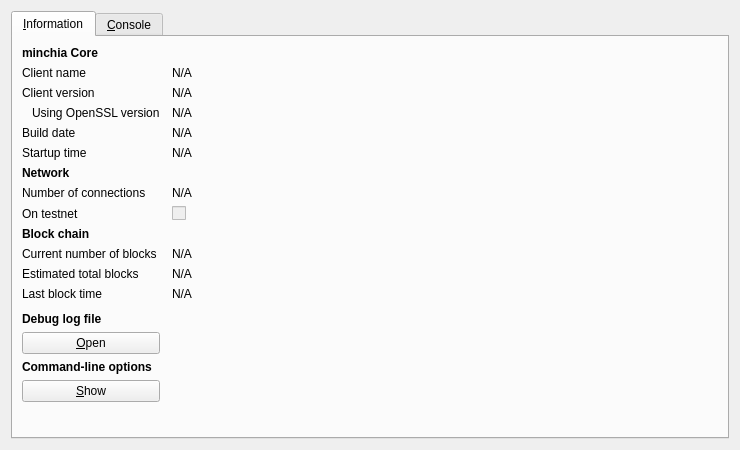
<?xml version="1.0" encoding="UTF-8"?>
<ui version="4.0">
 <class>RPCConsole</class>
 <widget class="QDialog" name="RPCConsole">
  <property name="geometry">
   <rect>
    <x>0</x>
    <y>0</y>
    <width>740</width>
    <height>450</height>
   </rect>
  </property>
  <property name="windowTitle">
   <string>minchia - Debug window</string>
  </property>
  <layout class="QVBoxLayout" name="verticalLayout_2">
   <item>
    <widget class="QTabWidget" name="tabWidget">
     <property name="currentIndex">
      <number>0</number>
     </property>
     <widget class="QWidget" name="tab_info">
      <attribute name="title">
       <string>&amp;Information</string>
      </attribute>
      <layout class="QGridLayout" name="gridLayout" columnstretch="0,1">
       <property name="horizontalSpacing">
        <number>12</number>
       </property>
       <item row="0" column="0">
        <widget class="QLabel" name="label_9">
         <property name="font">
          <font>
           <weight>75</weight>
           <bold>true</bold>
          </font>
         </property>
         <property name="text">
          <string>minchia Core</string>
         </property>
        </widget>
       </item>
       <item row="1" column="0">
        <widget class="QLabel" name="label_5">
         <property name="text">
          <string>Client name</string>
         </property>
        </widget>
       </item>
       <item row="1" column="1">
        <widget class="QLabel" name="clientName">
         <property name="cursor">
          <cursorShape>IBeamCursor</cursorShape>
         </property>
         <property name="text">
          <string>N/A</string>
         </property>
         <property name="textFormat">
          <enum>Qt::PlainText</enum>
         </property>
         <property name="textInteractionFlags">
          <set>Qt::LinksAccessibleByMouse|Qt::TextSelectableByKeyboard|Qt::TextSelectableByMouse</set>
         </property>
        </widget>
       </item>
       <item row="2" column="0">
        <widget class="QLabel" name="label_6">
         <property name="text">
          <string>Client version</string>
         </property>
        </widget>
       </item>
       <item row="2" column="1">
        <widget class="QLabel" name="clientVersion">
         <property name="cursor">
          <cursorShape>IBeamCursor</cursorShape>
         </property>
         <property name="text">
          <string>N/A</string>
         </property>
         <property name="textFormat">
          <enum>Qt::PlainText</enum>
         </property>
         <property name="textInteractionFlags">
          <set>Qt::LinksAccessibleByMouse|Qt::TextSelectableByKeyboard|Qt::TextSelectableByMouse</set>
         </property>
        </widget>
       </item>
       <item row="3" column="0">
        <widget class="QLabel" name="label_14">
         <property name="text">
          <string>Using OpenSSL version</string>
         </property>
         <property name="indent">
          <number>10</number>
         </property>
        </widget>
       </item>
       <item row="3" column="1">
        <widget class="QLabel" name="openSSLVersion">
         <property name="cursor">
          <cursorShape>IBeamCursor</cursorShape>
         </property>
         <property name="text">
          <string>N/A</string>
         </property>
         <property name="textFormat">
          <enum>Qt::PlainText</enum>
         </property>
         <property name="textInteractionFlags">
          <set>Qt::LinksAccessibleByMouse|Qt::TextSelectableByKeyboard|Qt::TextSelectableByMouse</set>
         </property>
        </widget>
       </item>
       <item row="4" column="0">
        <widget class="QLabel" name="label_12">
         <property name="text">
          <string>Build date</string>
         </property>
        </widget>
       </item>
       <item row="4" column="1">
        <widget class="QLabel" name="buildDate">
         <property name="cursor">
          <cursorShape>IBeamCursor</cursorShape>
         </property>
         <property name="text">
          <string>N/A</string>
         </property>
         <property name="textFormat">
          <enum>Qt::PlainText</enum>
         </property>
         <property name="textInteractionFlags">
          <set>Qt::LinksAccessibleByMouse|Qt::TextSelectableByKeyboard|Qt::TextSelectableByMouse</set>
         </property>
        </widget>
       </item>
       <item row="5" column="0">
        <widget class="QLabel" name="label_13">
         <property name="text">
          <string>Startup time</string>
         </property>
        </widget>
       </item>
       <item row="5" column="1">
        <widget class="QLabel" name="startupTime">
         <property name="cursor">
          <cursorShape>IBeamCursor</cursorShape>
         </property>
         <property name="text">
          <string>N/A</string>
         </property>
         <property name="textFormat">
          <enum>Qt::PlainText</enum>
         </property>
         <property name="textInteractionFlags">
          <set>Qt::LinksAccessibleByMouse|Qt::TextSelectableByKeyboard|Qt::TextSelectableByMouse</set>
         </property>
        </widget>
       </item>
       <item row="6" column="0">
        <widget class="QLabel" name="label_11">
         <property name="font">
          <font>
           <weight>75</weight>
           <bold>true</bold>
          </font>
         </property>
         <property name="text">
          <string>Network</string>
         </property>
        </widget>
       </item>
       <item row="7" column="0">
        <widget class="QLabel" name="label_7">
         <property name="text">
          <string>Number of connections</string>
         </property>
        </widget>
       </item>
       <item row="7" column="1">
        <widget class="QLabel" name="numberOfConnections">
         <property name="cursor">
          <cursorShape>IBeamCursor</cursorShape>
         </property>
         <property name="text">
          <string>N/A</string>
         </property>
         <property name="textFormat">
          <enum>Qt::PlainText</enum>
         </property>
         <property name="textInteractionFlags">
          <set>Qt::LinksAccessibleByMouse|Qt::TextSelectableByKeyboard|Qt::TextSelectableByMouse</set>
         </property>
        </widget>
       </item>
       <item row="8" column="0">
        <widget class="QLabel" name="label_8">
         <property name="text">
          <string>On testnet</string>
         </property>
        </widget>
       </item>
       <item row="8" column="1">
        <widget class="QCheckBox" name="isTestNet">
         <property name="enabled">
          <bool>false</bool>
         </property>
         <property name="text">
          <string/>
         </property>
        </widget>
       </item>
       <item row="9" column="0">
        <widget class="QLabel" name="label_10">
         <property name="font">
          <font>
           <weight>75</weight>
           <bold>true</bold>
          </font>
         </property>
         <property name="text">
          <string>Block chain</string>
         </property>
        </widget>
       </item>
       <item row="10" column="0">
        <widget class="QLabel" name="label_3">
         <property name="text">
          <string>Current number of blocks</string>
         </property>
        </widget>
       </item>
       <item row="10" column="1">
        <widget class="QLabel" name="numberOfBlocks">
         <property name="cursor">
          <cursorShape>IBeamCursor</cursorShape>
         </property>
         <property name="text">
          <string>N/A</string>
         </property>
         <property name="textFormat">
          <enum>Qt::PlainText</enum>
         </property>
         <property name="textInteractionFlags">
          <set>Qt::LinksAccessibleByMouse|Qt::TextSelectableByKeyboard|Qt::TextSelectableByMouse</set>
         </property>
        </widget>
       </item>
       <item row="11" column="0">
        <widget class="QLabel" name="label_4">
         <property name="text">
          <string>Estimated total blocks</string>
         </property>
        </widget>
       </item>
       <item row="11" column="1">
        <widget class="QLabel" name="totalBlocks">
         <property name="cursor">
          <cursorShape>IBeamCursor</cursorShape>
         </property>
         <property name="text">
          <string>N/A</string>
         </property>
         <property name="textFormat">
          <enum>Qt::PlainText</enum>
         </property>
         <property name="textInteractionFlags">
          <set>Qt::LinksAccessibleByMouse|Qt::TextSelectableByKeyboard|Qt::TextSelectableByMouse</set>
         </property>
        </widget>
       </item>
       <item row="12" column="0">
        <widget class="QLabel" name="label_2">
         <property name="text">
          <string>Last block time</string>
         </property>
        </widget>
       </item>
       <item row="12" column="1">
        <widget class="QLabel" name="lastBlockTime">
         <property name="cursor">
          <cursorShape>IBeamCursor</cursorShape>
         </property>
         <property name="text">
          <string>N/A</string>
         </property>
         <property name="textFormat">
          <enum>Qt::PlainText</enum>
         </property>
         <property name="textInteractionFlags">
          <set>Qt::LinksAccessibleByMouse|Qt::TextSelectableByKeyboard|Qt::TextSelectableByMouse</set>
         </property>
        </widget>
       </item>
       <item row="13" column="0">
        <spacer name="verticalSpacer_2">
         <property name="orientation">
          <enum>Qt::Vertical</enum>
         </property>
         <property name="sizeHint" stdset="0">
          <size>
           <width>20</width>
           <height>20</height>
          </size>
         </property>
        </spacer>
       </item>
       <item row="14" column="0">
        <widget class="QLabel" name="labelDebugLogfile">
         <property name="font">
          <font>
           <weight>75</weight>
           <bold>true</bold>
          </font>
         </property>
         <property name="text">
          <string>Debug log file</string>
         </property>
        </widget>
       </item>
       <item row="15" column="0">
        <widget class="QPushButton" name="openDebugLogfileButton">
         <property name="toolTip">
          <string>Open the minchia debug log file from the current data directory. This can take a few seconds for large log files.</string>
         </property>
         <property name="text">
          <string>&amp;Open</string>
         </property>
         <property name="autoDefault">
          <bool>false</bool>
         </property>
        </widget>
       </item>
       <item row="16" column="0">
        <widget class="QLabel" name="labelCLOptions">
         <property name="font">
          <font>
           <weight>75</weight>
           <bold>true</bold>
          </font>
         </property>
         <property name="text">
          <string>Command-line options</string>
         </property>
        </widget>
       </item>
       <item row="17" column="0">
        <widget class="QPushButton" name="showCLOptionsButton">
         <property name="toolTip">
          <string>Show the minchia-Qt help message to get a list with possible minchia command-line options.</string>
         </property>
         <property name="text">
          <string>&amp;Show</string>
         </property>
         <property name="autoDefault">
          <bool>false</bool>
         </property>
        </widget>
       </item>
       <item row="18" column="0">
        <spacer name="verticalSpacer">
         <property name="orientation">
          <enum>Qt::Vertical</enum>
         </property>
         <property name="sizeHint" stdset="0">
          <size>
           <width>20</width>
           <height>40</height>
          </size>
         </property>
        </spacer>
       </item>
      </layout>
     </widget>
     <widget class="QWidget" name="tab_console">
      <attribute name="title">
       <string>&amp;Console</string>
      </attribute>
      <layout class="QVBoxLayout" name="verticalLayout_3">
       <property name="spacing">
        <number>3</number>
       </property>
       <item>
        <widget class="QTextEdit" name="messagesWidget">
         <property name="minimumSize">
          <size>
           <width>0</width>
           <height>100</height>
          </size>
         </property>
         <property name="readOnly">
          <bool>true</bool>
         </property>
         <property name="tabKeyNavigation" stdset="0">
          <bool>false</bool>
         </property>
         <property name="columnCount" stdset="0">
          <number>2</number>
         </property>
        </widget>
       </item>
       <item>
        <layout class="QHBoxLayout" name="horizontalLayout">
         <property name="spacing">
          <number>3</number>
         </property>
         <item>
          <widget class="QLabel" name="label">
           <property name="text">
            <string notr="true">&gt;</string>
           </property>
          </widget>
         </item>
         <item>
          <widget class="QLineEdit" name="lineEdit"/>
         </item>
         <item>
          <widget class="QPushButton" name="clearButton">
           <property name="maximumSize">
            <size>
             <width>24</width>
             <height>24</height>
            </size>
           </property>
           <property name="toolTip">
            <string>Clear console</string>
           </property>
           <property name="text">
            <string/>
           </property>
           <property name="icon">
            <iconset resource="../bitcoin.qrc">
             <normaloff>:/icons/remove</normaloff>:/icons/remove</iconset>
           </property>
           <property name="shortcut">
            <string notr="true">Ctrl+L</string>
           </property>
           <property name="autoDefault">
            <bool>false</bool>
           </property>
          </widget>
         </item>
        </layout>
       </item>
      </layout>
     </widget>
    </widget>
   </item>
  </layout>
 </widget>
 <resources>
  <include location="../bitcoin.qrc"/>
 </resources>
 <connections/>
</ui>
